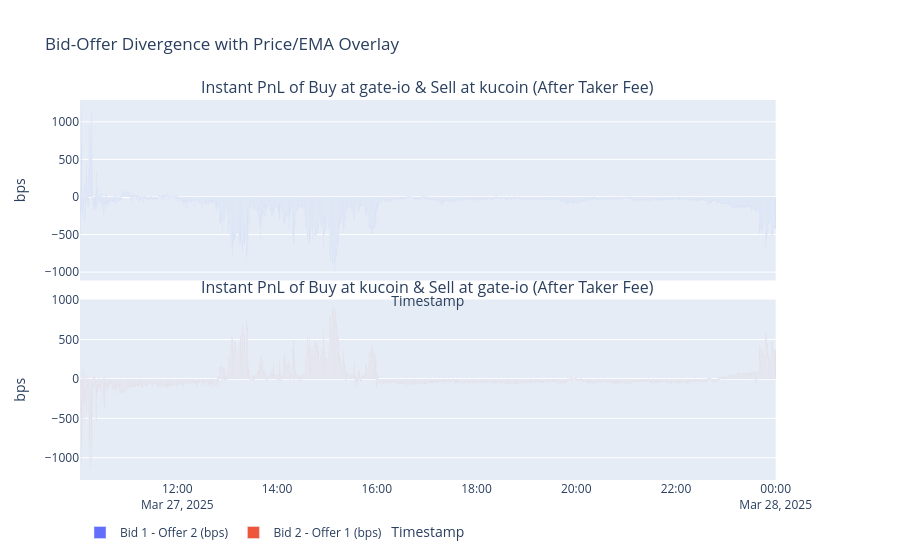

Notebook cell for this chart:
### Code cell
divergence_plot(arb_stats, exchange_1 = 'gate-io', exchange_2 = 'kucoin', subplot_type = '')

### Figure 1 — Plotly figure (JSON) as saved in the notebook; plotly's stock layout.template omitted (floating-point values rounded to 4 significant figures; data arrays with more than 128 entries replaced by an {"elided": "..."} marker saying what was removed)
{"data": [{"name": "Bid 1 - Offer 2 (bps)", "opacity": 1, "type": "bar", "x": {"elided": "5022 str values"}, "xaxis": "x", "y": {"elided": "5022 float values"}, "yaxis": "y"}, {"name": "Bid 2 - Offer 1 (bps)", "opacity": 1, "type": "bar", "x": {"elided": "5022 str values"}, "xaxis": "x2", "y": {"elided": "5022 float values"}, "yaxis": "y3"}], "layout": {"annotations": [{"font": {"size": 16}, "showarrow": false, "text": "Instant PnL of Buy at gate-io & Sell at kucoin (After Taker Fee)", "x": 0.47, "xanchor": "center", "xref": "paper", "y": 1, "yanchor": "bottom", "yref": "paper"}, {"font": {"size": 16}, "showarrow": false, "text": "Instant PnL of Buy at kucoin & Sell at gate-io (After Taker Fee)", "x": 0.47, "xanchor": "center", "xref": "paper", "y": 0.475, "yanchor": "bottom", "yref": "paper"}], "autosize": true, "legend": {"orientation": "h"}, "title": {"text": "Bid-Offer Divergence with Price/EMA Overlay"}, "xaxis": {"anchor": "y", "autorange": true, "domain": [0, 0.94], "matches": "x2", "range": ["2025-03-27 10:02:55", "2025-03-27 23:59:55"], "showticklabels": false, "title": {"text": "Timestamp"}, "type": "date"}, "xaxis2": {"anchor": "y3", "autorange": true, "domain": [0, 0.94], "range": ["2025-03-27 10:02:55", "2025-03-27 23:59:55"], "title": {"text": "Timestamp"}, "type": "date"}, "yaxis": {"anchor": "x", "autorange": true, "domain": [0.525, 1], "range": [-1112.0, 1291.0], "title": {"text": "bps"}, "type": "linear"}, "yaxis2": {"anchor": "x", "overlaying": "y", "side": "right", "title": {"text": "Price"}}, "yaxis3": {"anchor": "x2", "autorange": true, "domain": [0, 0.475], "range": [-1283.0, 1008.0], "title": {"text": "bps"}, "type": "linear"}, "yaxis4": {"anchor": "x2", "overlaying": "y3", "side": "right", "title": {"text": "Price"}}}}
